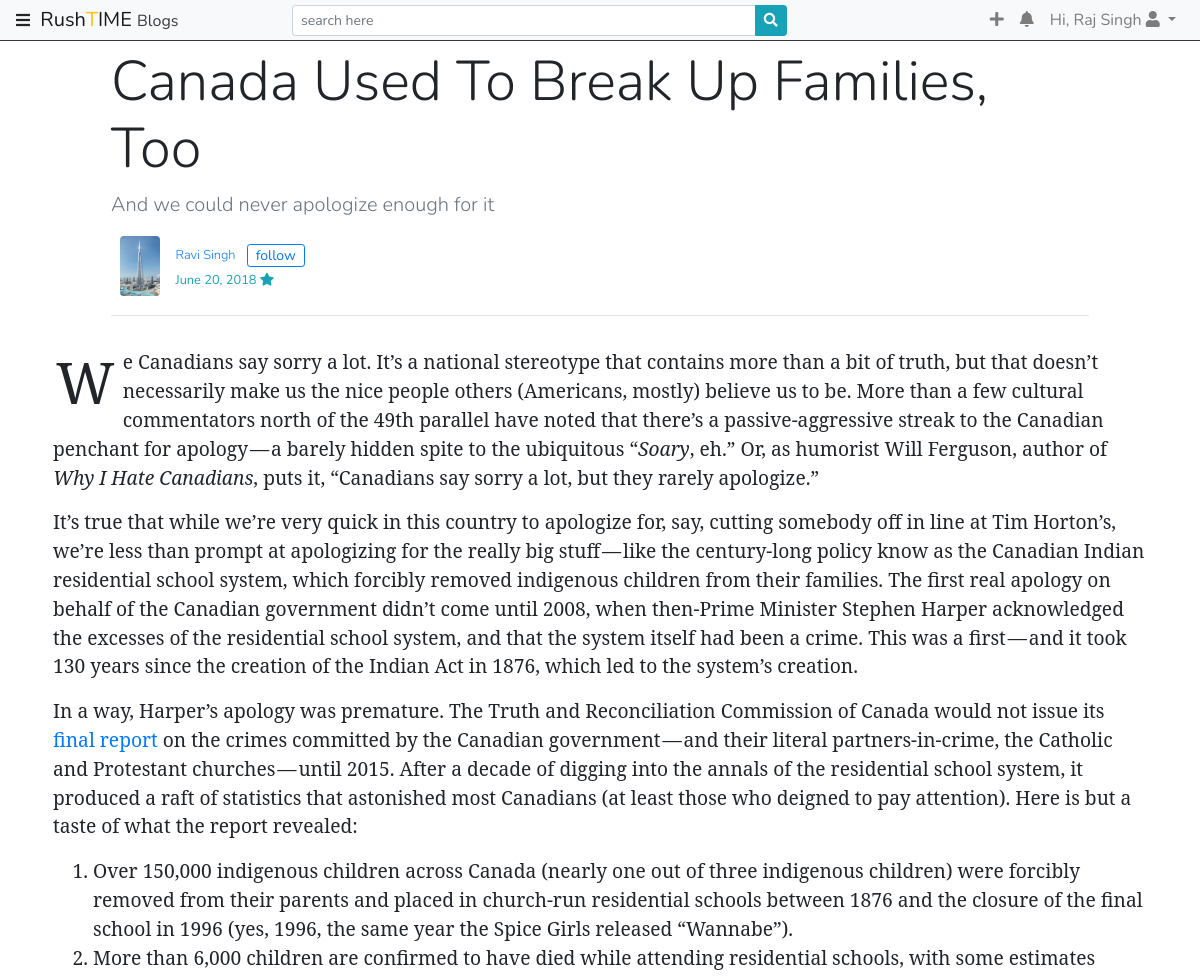
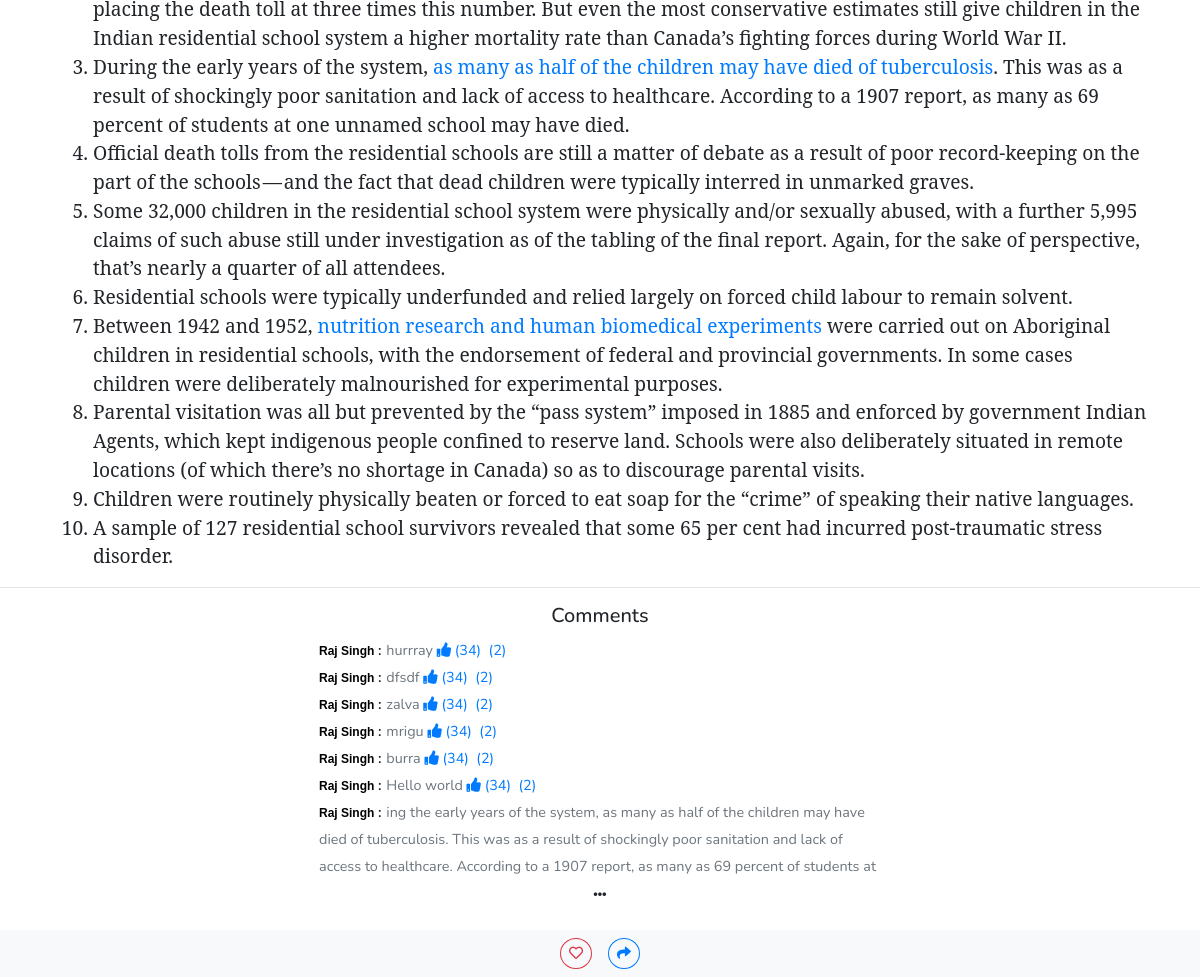
Page /user/post/9 (signed in) on the committed database (2 pictures, top to bottom).
### post/models.py (models this page shows, shortened)
class Post(models.Model):
    title = models.CharField(max_length=300)
    sub_title = models.CharField(max_length=150, blank=True)
    head_img = models.ImageField(verbose_name="Title Image" ,null=True)
    content = models.TextField()
    created_on = models.DateTimeField(auto_now_add=True)
    updated_on = models.DateTimeField(auto_now=True)
    draft = models.BooleanField(default=False)
    upvote = models.PositiveIntegerField(default=0)
    share = models.PositiveIntegerField(default=0)
    user = models.ForeignKey(settings.AUTH_USER_MODEL, on_delete=models.CASCADE)
    def all_likers(self):
        l = [i.users_id for i in self.likers.all()]
        return l

class Comment(models.Model):
    who = models.ForeignKey(settings.AUTH_USER_MODEL, on_delete=models.DO_NOTHING)
    post = models.ForeignKey(Post, on_delete=models.CASCADE)
    content = models.TextField()
    likes = models.PositiveIntegerField(default=0)
    created_on = models.DateTimeField(auto_now_add=True)
    updated_on = models.DateTimeField(auto_now=True)

### registration/models.py (models this page shows, shortened)
class UserExtend(models.Model):
    protection_level = (
        ('1', 'No One allowed'),
        ('2', 'only followers'),
        ('3', 'everyone')
    )
    user = models.OneToOneField(settings.AUTH_USER_MODEL, on_delete=models.CASCADE)
    date_of_birth = models.DateField(null=True)
    gender = models.CharField(max_length=1)
    aboutMe  = models.CharField(max_length=255, blank=True)
    Profile_pic = models.OneToOneField(Images, on_delete=models.CASCADE, null=True, blank=True)
    protected = models.CharField(max_length=1, choices=protection_level, default='1')

class Images(models.Model):
    imgType = (
        ('0', 'Profile Pic'),
        ('1', 'Post Pic'),
        ('2', 'Article Pic'),
        ('3', 'Banner Pic')
    )
    user = models.ForeignKey(settings.AUTH_USER_MODEL, on_delete=models.CASCADE)
    img = models.ImageField()
    img_type = models.CharField(max_length=1, choices=imgType, default='1')

### post/views.py (the view)
# urls.py: path('<int:pk>',PostDetailView.as_view(), name='detail'),
class PostDetailView(LoginRequiredMixin, DetailView):
    model = models.Post
    template_name = 'post/post_detail.html'
    context_object_name = 'post'
    def get_context_data(self, **kwargs):
        g = self.request.GET.get('read', False)
        if g:
            n = Notice.objects.get(pk=g)
            n.viewed = True
            n.save()
        return super().get_context_data(**kwargs)

### templates/post/post_detail.html (shortened to what this page needs)
{% extends "base.html" %}
{% block content %}
<div class="mt-5 container-fluid px-0">
    {% include "post/post_extend.html" %}
</div>
{% endblock content %}

### templates/base.html (shortened to what this page needs)
<!DOCTYPE html>
<html lang="en">
<head>
    {% load static %}
    <link rel="stylesheet" href="https://stackpath.bootstrapcdn.com/bootstrap/4.1.1/css/bootstrap.min.css">
    <link rel="stylesheet" href="https://use.fontawesome.com/releases/v5.1.0/css/all.css">    <link rel="stylesheet" href="{% static 'css/master.css' %}">
    <link rel="stylesheet" href="https://cdnjs.cloudflare.com/ajax/libs/animate.css/3.5.2/animate.min.css">
</head>
<body>
    {% include "blog/navbar.html" %}
    {% block content %}{% endblock content %}
</body>
</html>

### templates/blog/navbar.html (shortened to what this page needs)
{% load static %}
<nav class="navbar navbar-expand-lg navbar-light bg-light py-0 pb-1 pb-lg-0 fixed-top border-bottom border-dark">
    <i class="fas fa-bars" id="left-toggle"></i><a class="navbar-brand" href="{% url 'home' %}">&nbsp; Rush<span class="text-warning">T</span>IME <small class="text-dark">Blogs</small></a>
    <div class="collapse navbar-collapse" id="navbarSupportedContent">
            <div class="input-group w-md-50 mx-auto">
                <input type="search" class="form-control form-control-sm " placeholder="search here" aria-label="search" aria-describedby="search bar">
                <div class="input-group-append">
                    <button class="btn btn-info btn-sm" type="button"><i class="fa fa-search"></i></button>
                </div>
            </div>
            <ul class="navbar-nav ml-auto flex-shrink-1">
                <li class="nav-item">
                    <a class="nav-link text-center" href="{% url 'registration:post:new' %}" ><i class="fa fa-plus" title="New Post"></i></a>
                </li>
                {% if request.user.is_authenticated %}
                <li class="nav-item dropdown">
                    <a class="nav-link no-carret dropdown-toggle text-center notificon" href="#" id="notificon" role="button" data-toggle="dropdown" aria-haspopup="true" aria-expanded="false">
                        <i class="fa fa-bell"></i>
                    </a>
                </li>
                {% endif %}
                <li class="nav-item dropdown">
                    <a class="nav-link dropdown-toggle text-center" href="#" id="navbarDropdown" role="button" data-toggle="dropdown" aria-haspopup="true" aria-expanded="false">
                    {% if request.user.is_authenticated %}
                       Hi, {{request.user.get_full_name}}
                    {% else %}
                        Login/Signup
                    {% endif %}
                    <i class="fa fa-user"></i>
                    </a>
                </li>
            </ul>
     </div>
</nav>

### templates/post/post_extend.html (shortened to what this page needs)
{% load static %}
<div class="mx-lg-5 px-lg-5 mx-2 row" >
    <div class="col" >
        <h1 class="title display-4">{{post.title}}</h1>
        <p class="lead text-muted">{{post.sub_title}}</p>
        <div class="card border-0" style="max-width: 18rem;">
            <div class="card-body p-0 row">
                    <div class="col-3 pl-4">
                    <img src="{{post.user.userextend.Profile_pic.img.url}}" class="rounded" alt="{{post.user}}" style="max-width:40px">
                    </div>
                    <div class="col-9 pl-0 py-2 text-info">
                        <small class="d-block  font-weight-light">
                            <a href="{% if post.user == request.user %}
                            {% url 'registration:myprofile' %}
                            {% else %}
                            {% url 'registration:userprofile' pk=post.user.pk %}
                            {% endif %}">{{post.user.get_full_name}}</a> <a href="#" class="btn btn-sm btn-outline-primary py-0 ml-2">follow</a></small>
                    <small>{{post.created_on.date}} <i class="fa fa-star" data-toggle='tooltip' title='varified' data-placement='right'></i></small>
                    </div>
            </div>
        </div>
        <hr>
    </div>
</div>
<div class="container mt-3 first-big">
    <div class="px-2">
        {% autoescape off %}  {{post.content}} {% endautoescape %}
    </div>
</div>
<hr>
<h5 class="text-center underlined">Comments</h5>
<div class="row mx-2">
        <div class="pb-5 col-lg-6 offset-lg-3">
            <div class="card-text d-flex flex-column" id="comment-box">
                {% for c in post.comment_set.all %}
                    <span class="post-comment-text">
                        <span class="post-username"><a href="#" class="link-no-style">{{c.who.get_full_name}}</a> :</span>
                        <small class="text-muted">{{c.content|safe}}
                        <a href="#"><i class="fa fa-thumbs-up"></i> (34)</a>
                        <a href="#"> (2)</a></small>
                    </span>
                {% empty %}
                <small class="d-block text-center text-muted">No Comments yet</small>
                {% endfor %}
            </div>
            <small class="p-0 text-center d-block" id="comment-box-opener"><i class="fa fa-ellipsis-h"></i></small>
        </div>
</div>
<div class="d-flex justify-content-center bg-light py-2 fixed-bottom" >
    <button class="btn btn-sm mx-2 btn-outline-danger rounded-circle nofocus
    {% if request.user.id in post.all_likers %} active {% endif %}"
    id="like_{{post.pk}}" title="Like it" onclick="likeit({{post.pk}})"><i class="far fa-heart" title="Like it"></i></button>
    <button class="btn btn-sm mx-2 btn-outline-primary rounded-circle" title="share"><i class="fas fa-share"></i></button>
</div>

### static/css/master.css (style rules this page uses)
body { font-family: 'Nunito', sans-serif; }
.dropdown-toggle.notificon::after { display: none; }
.post-username { font-family: Arial, Helvetica, sans-serif; font-size: 12px; font-weight: 600; padding: 0; margin: 0; }
.post-comment-text { font-size: 15px; }
@media only screen and (min-width:720px) { .post-comment-text { font-size: 18px; } }
.link-no-style { color: black; }
@media only screen and (min-width:720px) { .w-md-50 { width:50%; } }
#comment-box { max-height: 250px; overflow-y: hidden; }
#comment-box-opener { cursor: pointer; }
.first-big p:first-of-type::first-letter ,.first-big div:first-of-type::first-letter { float: left; font-size: 3.5rem; line-height: 60px; padding-top: 4px; padding-right: 8px; padding-left: 3px; }
.first-big { font-family: 'Noto Serif', serif; font-size: 1.2rem; }
#left-toggle { cursor: pointer; }

### rows in the picture
Post: title "Canada Used To Break Up Families, Too", sub_title "And we could never apologize enough for it", user.userextend.Profile_pic.img (picture), user.get_full_name "Ravi Singh", created_on "June 20, 2018", content "We Canadians say sorry a lot. It’s a national stereotype that contains more than a bit of truth, but that doesn’t necessarily make us the nice people others (Americans, mostly) believe us to be. More than a few cultural commentators north of the 49th parallel have noted that there’s a passive-aggressive streak to the Canadian penchant for apology — a barely hidden spite to the ubiquitous “ Soary , eh.” Or, as humorist Will Ferguson, author of Why I Hate Canadians , puts it, “Canadians say sorry a lot, but they rarely apologize.” It’s true that while we’re very quick in this country to apologize for, say, cutting somebody off in line at Tim Horton’s, we’re less than prompt at apologizing for…"
Comment: who.get_full_name "Raj Singh", content "hurrray"
Comment: who.get_full_name "Raj Singh", content "dfsdf"
Comment: who.get_full_name "Raj Singh", content "zalva"
Comment: who.get_full_name "Raj Singh", content "mrigu"
Comment: who.get_full_name "Raj Singh", content "burra"
Comment: who.get_full_name "Raj Singh", content "Hello world"
Comment: who.get_full_name "Raj Singh", content "ing the early years of the system, as many as half of the children may have died of tuberculosis. This was as a result of shockingly poor sanitation and lack of access to healthcare. According to a 1907 report, as many as 69 percent of students at…"

### other values in the picture
{{ request.user.get_full_name }} "Raj Singh"
